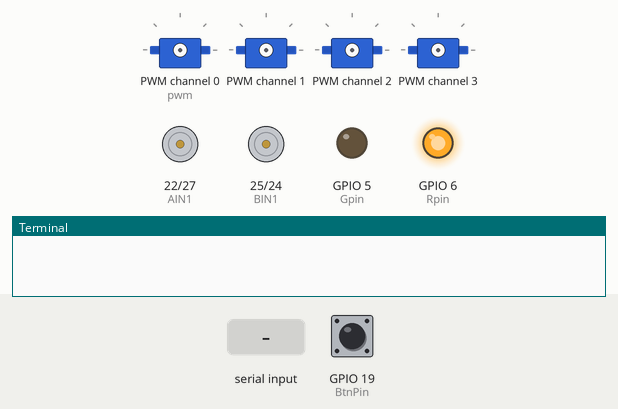
This program was run on a simulated Raspberry Pi (BCM pin numbers). Parts: 4 × servo, motor-driver pin pairs drawn as motors (green arrow = first pin HIGH = forward, orange = second pin HIGH = backward, longer = more drive, scaled by the enable pin), output pins drawn as LEDs (lit = HIGH), the last lines printed to the terminal. The test bench sets the inputs (shaded band); at power-on: GPIO 19 (BtnPin) HIGH. Servo angles are drawn from the pulse width (0.5 ms = 0°, 2.5 ms = 180°).

Above: at 5.0 s.
5.1 s: GPIO 19 (BtnPin) pulled LOW for 0.15 s
At 5.9 s:
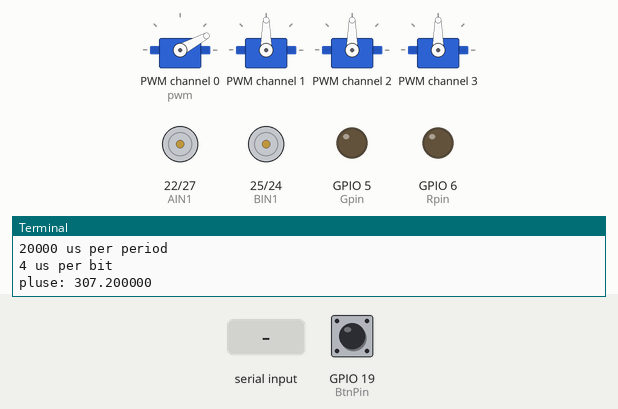
6.7 s: "A\n" received over the second serial link
At 7.8 s:
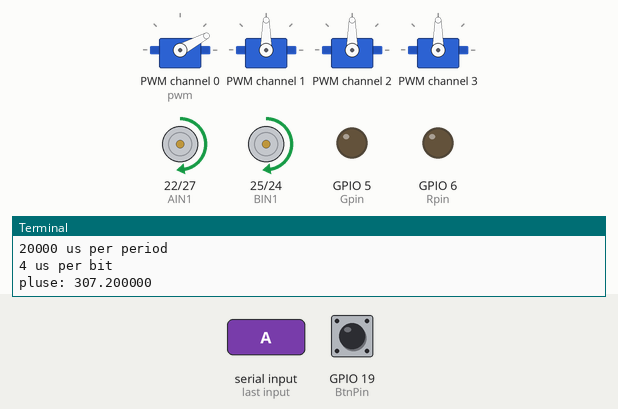
8.2 s: "B\n" received over the second serial link
At 9.0 s:
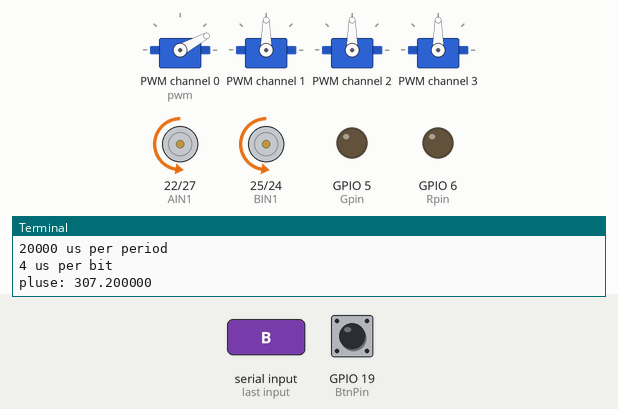
9.7 s: "D\n" received over the second serial link
At 10.2 s:
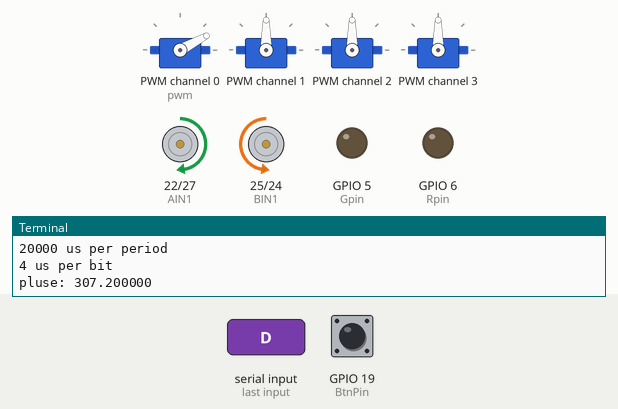
11.2 s: "C\n" received over the second serial link
At 12.5 s:
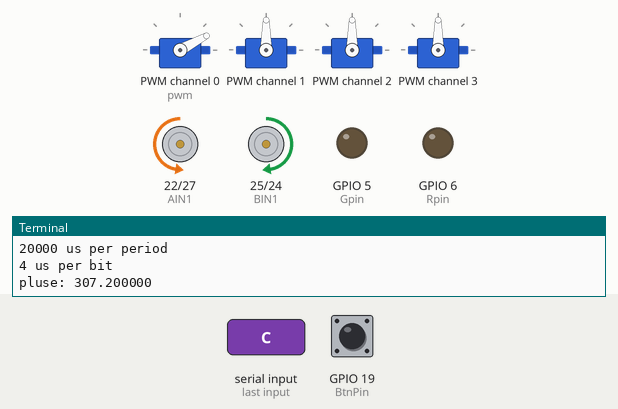
Timing chart, 0 to 13.7 s (numbered marks = the images above; inputs shaded):
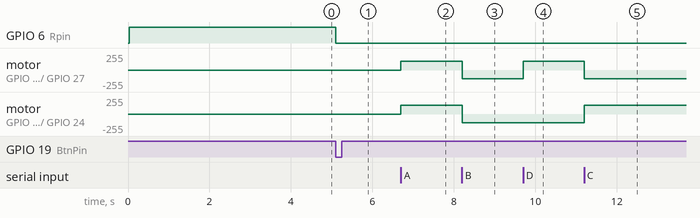

Measured:
- after the input at 5.1 s, GPIO 6 (Rpin): HIGH → LOW at once
- after the input at 6.7 s, motor on GPIO 22 (AIN1) / GPIO 27 (AIN2), motor on GPIO 25 (BIN1) / GPIO 24 (BIN2): stopped → forward 128/255 at once
- after the input at 8.2 s, motor on GPIO 22 (AIN1) / GPIO 27 (AIN2), motor on GPIO 25 (BIN1) / GPIO 24 (BIN2): forward 128/255 → backward 128/255 at once
- after the input at 9.7 s, motor on GPIO 22 (AIN1) / GPIO 27 (AIN2): backward 128/255 → forward 128/255 at once
- after the input at 11.2 s, motor on GPIO 22 (AIN1) / GPIO 27 (AIN2): forward 128/255 → backward 128/255 at once; motor on GPIO 25 (BIN1) / GPIO 24 (BIN2): backward 128/255 → forward 128/255 at once

The program:

bluetoothcontrol.py
```python
#!/usr/bin/env python
# -*- coding: utf-8 -*-
from Adafruit_PWM_Servo_Driver import PWM
import RPi.GPIO as GPIO
import time
import sys
import serial

ser = serial.Serial("/dev/ttyAMA0",9600)  #串口波特率设置

PWMA   = 18
AIN1   = 22
AIN2   = 27

PWMB   = 23
BIN1   = 25
BIN2   = 24

BtnPin  = 19
Gpin    = 5
Rpin    = 6

TRIG = 20
ECHO = 21
# Initialise the PWM device using the default address
# bmp = PWM(0x40, debug=True)
pwm = PWM(0x40,debug = False)

servoMin = 150  # Min pulse length out of 4096
servoMax = 600  # Max pulse length out of 4096
#SERVO
myservo1 = 0
myservo2 = 1
myservo3 = 2
myservo4 = 3

SERVOS = 4  #舵机数4个

#定义舵机的角度值初始化
#手爪
ms1MIN = 10
ms1MAX = 50
ms1INITANGLE = 28
ms1currentAngle = 0

#上臂电机
ms2MIN = 10
ms2MAX = 140
ms2INITANGLE = 90
ms2currentAngle = 0

#下臂电机
ms3MIN = 40
ms3MAX = 170
ms3INITANGLE = 90
ms3currentAngle = 0

#底座
ms4MIN = 0
ms4MAX = 170
ms4INITANGLE = 90
ms4currentAngle = 0

ServoDelayTime = 0.05 #舵机响应时间
delta = 5        #舵机转动幅度
delta_bottom = 2 #底座舵机转动幅度


def setServoPulse(channel, pulse):
  pulseLength = 1000000.0                   # 1,000,000 us per second
  pulseLength /= 50.0                       # 60 Hz
  print "%d us per period" % pulseLength
  pulseLength /= 4096.0                     # 12 bits of resolution
  print "%d us per bit" % pulseLength
  pulse *= 1000.0
  pulse /= (pulseLength*1.0)
# pwmV=int(pluse)
  print "pluse: %f  " % (pulse)
  pwm.setPWM(channel, 0, int(pulse))

#Angle to PWM
def write(servonum,x):
  y=x/90.0+0.5
  y=max(y,0.5)
  y=min(y,2.5)
  setServoPulse(servonum,y)

def t_up(speed,t_time):
        L_Motor.ChangeDutyCycle(speed)
        GPIO.output(AIN2,False)#AIN2
        GPIO.output(AIN1,True) #AIN1

        R_Motor.ChangeDutyCycle(speed)
        GPIO.output(BIN2,False)#BIN2
        GPIO.output(BIN1,True) #BIN1
        time.sleep(t_time)

def t_stop(t_time):
        L_Motor.ChangeDutyCycle(0)
        GPIO.output(AIN2,False)#AIN2
        GPIO.output(AIN1,False) #AIN1

        R_Motor.ChangeDutyCycle(0)
        GPIO.output(BIN2,False)#BIN2
        GPIO.output(BIN1,False) #BIN1
        time.sleep(t_time)

def t_down(speed,t_time):
        L_Motor.ChangeDutyCycle(speed)
        GPIO.output(AIN2,True)#AIN2
        GPIO.output(AIN1,False) #AIN1

        R_Motor.ChangeDutyCycle(speed)
        GPIO.output(BIN2,True)#BIN2
        GPIO.output(BIN1,False) #BIN1
        time.sleep(t_time)

def t_left(speed,t_time):
        L_Motor.ChangeDutyCycle(speed)
        GPIO.output(AIN2,True)#AIN2
        GPIO.output(AIN1,False) #AIN1

        R_Motor.ChangeDutyCycle(speed)
        GPIO.output(BIN2,False)#BIN2
        GPIO.output(BIN1,True) #BIN1
        time.sleep(t_time)

def t_right(speed,t_time):
        L_Motor.ChangeDutyCycle(speed)
        GPIO.output(AIN2,False)#AIN2
        GPIO.output(AIN1,True) #AIN1

        R_Motor.ChangeDutyCycle(speed)
        GPIO.output(BIN2,True)#BIN2
        GPIO.output(BIN1,False) #BIN1
        time.sleep(t_time)

def keysacn():
    val = GPIO.input(BtnPin)
    while GPIO.input(BtnPin) == False:
        val = GPIO.input(BtnPin)
    while GPIO.input(BtnPin) == True:
        time.sleep(0.01)
        val = GPIO.input(BtnPin)
        if val == True:
            GPIO.output(Rpin,1)
            while GPIO.input(BtnPin) == False:
                GPIO.output(Rpin,0)
        else:
            GPIO.output(Rpin,0)

def setup():
        GPIO.setwarnings(False)
        GPIO.setmode(GPIO.BCM)

        GPIO.setup(Gpin, GPIO.OUT)     # Set Green Led Pin mode to output
        GPIO.setup(Rpin, GPIO.OUT)     # Set Red Led Pin mode to output
        GPIO.setup(BtnPin, GPIO.IN, pull_up_down=GPIO.PUD_UP)    # Set BtnPin's mode is input, and pull up to high level(3.3V)

        GPIO.setup(AIN2,GPIO.OUT)
        GPIO.setup(AIN1,GPIO.OUT)
        GPIO.setup(PWMA,GPIO.OUT)

        GPIO.setup(BIN1,GPIO.OUT)
        GPIO.setup(BIN2,GPIO.OUT)
        GPIO.setup(PWMB,GPIO.OUT)
        pwm.setPWMFreq(50)                        # Set frequency to 60 Hz

def Re_Servo():
  global  ms1currentAngle
  global  ms2currentAngle
  global  ms3currentAngle
  global  ms4currentAngle
  write(myservo1,ms1INITANGLE)   #手爪
  write(myservo2,ms2INITANGLE)   #上臂
  write(myservo3,ms3INITANGLE)   #下臂
  write(myservo4,ms4INITANGLE)   #底座

  ms1currentAngle = ms1INITANGLE
  ms2currentAngle = ms2INITANGLE
  ms3currentAngle = ms3INITANGLE
  ms4currentAngle = ms4INITANGLE
  time.sleep(1)
#-------------------机械臂运动函数定义----------------
def ClampOpen():  #手爪打开
  write(myservo1,ms1MAX)
  time.sleep(0.3)

def ClampClose(): #手臂闭合
  write(myservo1,ms1MIN)
  time.sleep(0.3)

def BottomLeft(): #底座左转
  global ms4currentAngle
  if(ms4currentAngle+delta_bottom) < ms4MAX:
    ms4currentAngle+=delta_bottom
  write(myservo4,ms4currentAngle)

def BottomRight(): #底座右转
  global ms4currentAngle
  if(ms4currentAngle-delta_bottom) > ms4MIN:
    ms4currentAngle-=delta_bottom
  write(myservo4,ms4currentAngle)

def Arm_A_Up(): #上臂舵机向上
  global ms2currentAngle
  if(ms2currentAngle + delta) < ms2MAX:
    ms2currentAngle += delta
  write(myservo2,ms2currentAngle)

def Arm_A_Down():#上臂舵机向下
  global ms2currentAngle
  if(ms2currentAngle - delta) > ms2MIN:
    ms2currentAngle -= delta
  write(myservo2,ms2currentAngle)

def Arm_B_Up():#下臂舵机向上
  global ms3currentAngle
  if(ms3currentAngle - delta) > ms3MIN:
    ms3currentAngle -= delta
  write(myservo3,ms3currentAngle)

def Arm_B_Down(): #下臂舵机向下
  global ms3currentAngle
  if(ms3currentAngle + delta) < ms3MAX:
    ms3currentAngle += delta
  write(myservo3,ms3currentAngle)

def Servo_stop(): #停止所有舵机
  write(myservo1,ms1currentAngle)
  write(myservo2,ms2currentAngle)
  write(myservo3,ms3currentAngle)
  write(myservo4,ms4currentAngle)

def loop():
        while True:
          command=ser.read()
          ser.write(command +'\n')#回显
          if command == 'A':
            t_up(50,0)    #前进
          elif command == 'B':
            t_down(50,0)  #后退
          elif command == 'D':
            t_right(50,0) #右转
          elif command == 'C':
            t_left(50,0)  #左转
          elif command == 'F':
            t_stop(0)     #停止
          elif command == '0':
            ser.write("Servo all stop\n")
            #Servo_stop()
            time.sleep(ServoDelayTime)
          elif command =='1':  #1
            ser.write("MeArm turn Left\n")
            BottomLeft()
            time.sleep(ServoDelayTime)
          elif command =='2':  #2
            ser.write("MeArm turn Right\n")
            BottomRight()
            time.sleep(ServoDelayTime)
          elif command =='4':  #4
            ser.write("Arm A Up\n")
            Arm_A_Up()
            time.sleep(ServoDelayTime)
          elif command =='J':  #上
            ser.write("Arm A Down\n")
            Arm_A_Down()
            time.sleep(ServoDelayTime)
          elif command =='L':   #左
            ser.write("Arm B Up\n")
            Arm_B_Up()
            time.sleep(ServoDelayTime)
          elif command =='K':    #下
            ser.write("Arm B Down\n")
            Arm_B_Down()
            time.sleep(ServoDelayTime)
          elif command =='G':  #打开手爪 （加速）
            ser.write("Clamp Open\n")
            ClampOpen()
          elif command =='H':  #闭合手爪 （减速）
            ser.write("Clamp Close\n")
            ClampClose()

def destroy():
	GPIO.cleanup()

if __name__ == "__main__":
        setup()
        L_Motor= GPIO.PWM(PWMA,100)
        L_Motor.start(0)
        R_Motor = GPIO.PWM(PWMB,100)
        R_Motor.start(0)
        keysacn()
        Re_Servo()
        try:
                loop()
        except KeyboardInterrupt:
                destroy()
```
